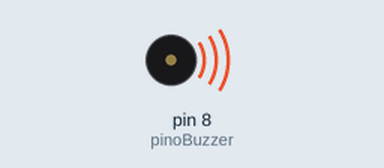
Recording of a sketch running on a simulated Arduino Uno, built with avr-gcc and run on an emulated ATmega328P. Shown: buzzer (waves = sounding).

Above: at 0.3 s.
Timing chart, 0 to 12.5 s (numbered marks = the images above):
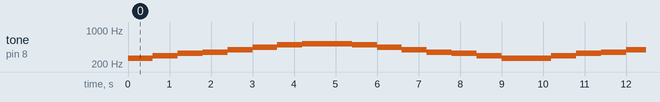

The sketch:

04_-_Som_no_Arduino.ino
```cpp
/*
Buzzer - Notas musicais com buzzer
*/

//Notas Musicais
int DO   = 262;  //Nota Do
int RE   = 294;  //Nota Ré
int MI   = 330;  //Nota Mi
int FA   = 349;  //Nota Fa
int SOL  = 392;  //Nota Sol
int LA   = 440;  //Nota La
int SI   = 494;  //Nota Si
int DO_2 = 523;  //Nota Dó2

int pinoBuzzer = 8; //Pino do Buzzer

//Array para armazenar as notas
int melodia[] = {
  DO, RE, MI, FA, SOL, LA, SI, DO_2
// 0   1   2   3   4   5    6   7
};

int tempo[] = {
   600, 600, 600, 600, 600, 600, 600, 600
//  0    1    2    3    4    5    6    7
};

void setup() {
   // configura pino do buzzer como saída
  pinMode(pinoBuzzer,OUTPUT);
}

void loop() {
  for(int i=0 ; i<8; i++) //Estrutura for para percorrer o array
  {
    tone(pinoBuzzer, melodia[i]); //Toca de acordo com a nota
    delay(tempo[i]); //Duração do som
  }

  for(int i=7 ; i>=0; i--) //Estrutura for para percorrer o array
  {
    tone(pinoBuzzer, melodia[i]); //Toca de acordo com a nota
    delay(tempo[i]); //Duração do som
  }
}
```

Measured:
- by itself, tone on pin 8 (pinoBuzzer): repeats every 9.6 s: 294 Hz 0.60 s, 330 Hz 0.60 s, 349 Hz 0.60 s, 392 Hz 0.60 s, 440 Hz 0.60 s, 494 Hz 0.60 s, 523 Hz 1.2 s, 494 Hz 0.60 s, 440 Hz 0.60 s, 392 Hz 0.60 s, 349 Hz 0.60 s, 330 Hz 0.60 s, 294 Hz 0.60 s, 262 Hz 1.2 s
